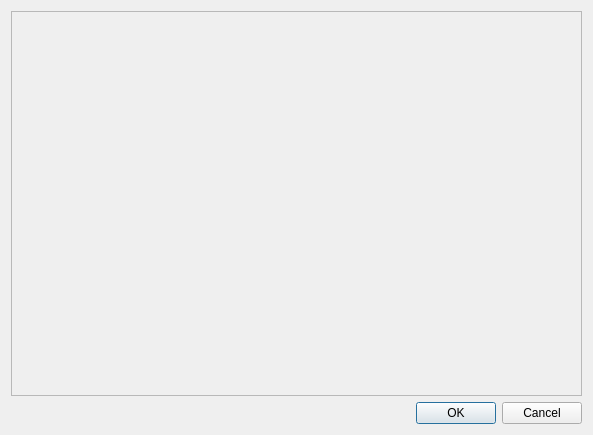
<?xml version="1.0" encoding="UTF-8"?>
<ui version="4.0">
 <class>BestiaryFindTokenDialog</class>
 <widget class="QDialog" name="BestiaryFindTokenDialog">
  <property name="geometry">
   <rect>
    <x>0</x>
    <y>0</y>
    <width>593</width>
    <height>435</height>
   </rect>
  </property>
  <property name="windowTitle">
   <string>Search for Tokens</string>
  </property>
  <layout class="QVBoxLayout" name="verticalLayout">
   <item>
    <widget class="QScrollArea" name="scrollArea">
     <property name="widgetResizable">
      <bool>true</bool>
     </property>
     <widget class="QWidget" name="scrollAreaWidgetContents">
      <property name="geometry">
       <rect>
        <x>0</x>
        <y>0</y>
        <width>573</width>
        <height>385</height>
       </rect>
      </property>
     </widget>
    </widget>
   </item>
   <item>
    <widget class="QDialogButtonBox" name="buttonBox">
     <property name="orientation">
      <enum>Qt::Horizontal</enum>
     </property>
     <property name="standardButtons">
      <set>QDialogButtonBox::Cancel|QDialogButtonBox::Ok</set>
     </property>
    </widget>
   </item>
  </layout>
 </widget>
 <resources/>
 <connections>
  <connection>
   <sender>buttonBox</sender>
   <signal>accepted()</signal>
   <receiver>BestiaryFindTokenDialog</receiver>
   <slot>accept()</slot>
   <hints>
    <hint type="sourcelabel">
     <x>248</x>
     <y>254</y>
    </hint>
    <hint type="destinationlabel">
     <x>157</x>
     <y>274</y>
    </hint>
   </hints>
  </connection>
  <connection>
   <sender>buttonBox</sender>
   <signal>rejected()</signal>
   <receiver>BestiaryFindTokenDialog</receiver>
   <slot>reject()</slot>
   <hints>
    <hint type="sourcelabel">
     <x>316</x>
     <y>260</y>
    </hint>
    <hint type="destinationlabel">
     <x>286</x>
     <y>274</y>
    </hint>
   </hints>
  </connection>
 </connections>
</ui>
